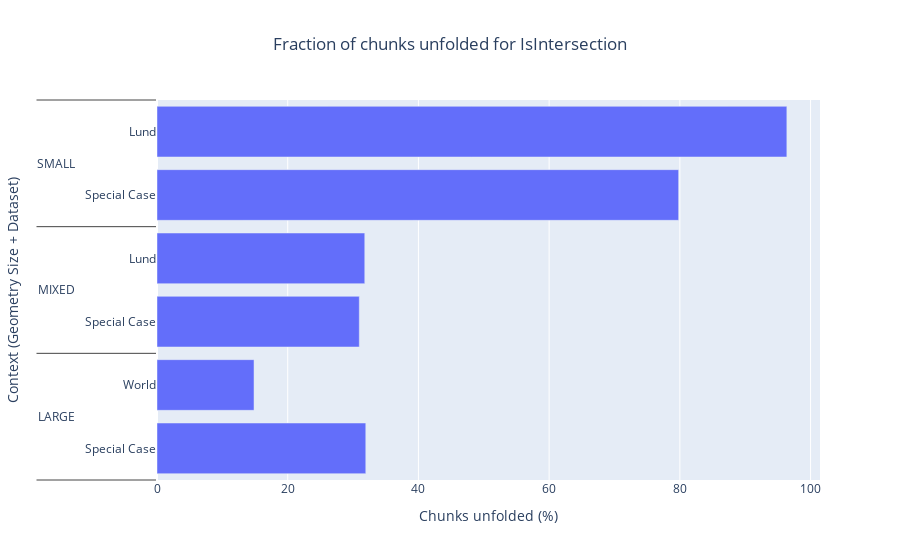
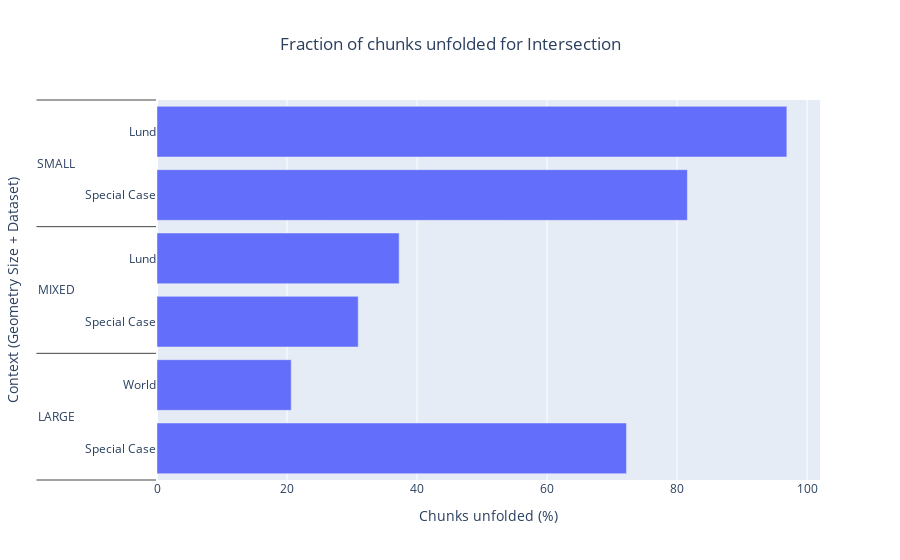

These figures' notebook cell, in order:
### Code cell
if SHOW_STATS:
    for idx, df in enumerate([stats_df[stats_df['predicate'] == True], stats_df[stats_df['predicate'] == False]]): #Loop through predicate and not predicate intersection seperately
        #Calculate franctions of mean fraction of chunks unfolded
        df["chk_fraction_unfolded"] = df["nbr_recieved_chks"].div(df.nbr_total_chks, axis=0) * 100;
        chk_fractions_df = df[["chk_fraction_unfolded", "dataset", "context"]];
        chk_fractions_df = chk_fractions_df.groupby(['context','dataset']).mean();
        chk_fractions_df.reset_index(inplace=True)
       
        x = [
            chk_fractions_df.context.values,
            chk_fractions_df.dataset.values
        ]
        fig = go.Figure()
        fig.add_bar(y=x,x=chk_fractions_df.chk_fraction_unfolded.values, name="Chunk fraction unfolded", orientation='h')
        
        if idx == 0:
            fig.update_layout(title="Fraction of chunks unfolded for IsIntersection",title_x=0.5)
        else:
            fig.update_layout(title="Fraction of chunks unfolded for Intersection",title_x=0.5)
        fig.update_layout(barmode="relative", xaxis_title="Chunks unfolded (%)", yaxis_title="Context (Geometry Size + Dataset)")

        fig.show()

### Figure 1 — Plotly figure (JSON) as saved in the notebook; plotly's stock layout.template omitted (floating-point values rounded to 4 significant figures)
{"data": [{"name": "Chunk fraction unfolded", "orientation": "h", "type": "bar", "x": [31.94, 14.85, 31.79, 30.95, 96.37, 79.81], "y": [["LARGE", "LARGE", "MIXED", "MIXED", "SMALL", "SMALL"], ["Special Case", "World", "Lund", "Special Case", "Lund", "Special Case"]]}], "layout": {"barmode": "relative", "title": {"text": "Fraction of chunks unfolded for IsIntersection", "x": 0.5}, "xaxis": {"title": {"text": "Chunks unfolded (%)"}}, "yaxis": {"title": {"text": "Context (Geometry Size + Dataset)"}}}}

### Figure 2 — Plotly figure (JSON) as saved in the notebook; plotly's stock layout.template omitted (floating-point values rounded to 4 significant figures)
{"data": [{"name": "Chunk fraction unfolded", "orientation": "h", "type": "bar", "x": [72.22, 20.65, 37.25, 30.95, 96.89, 81.59], "y": [["LARGE", "LARGE", "MIXED", "MIXED", "SMALL", "SMALL"], ["Special Case", "World", "Lund", "Special Case", "Lund", "Special Case"]]}], "layout": {"barmode": "relative", "title": {"text": "Fraction of chunks unfolded for Intersection", "x": 0.5}, "xaxis": {"title": {"text": "Chunks unfolded (%)"}}, "yaxis": {"title": {"text": "Context (Geometry Size + Dataset)"}}}}
